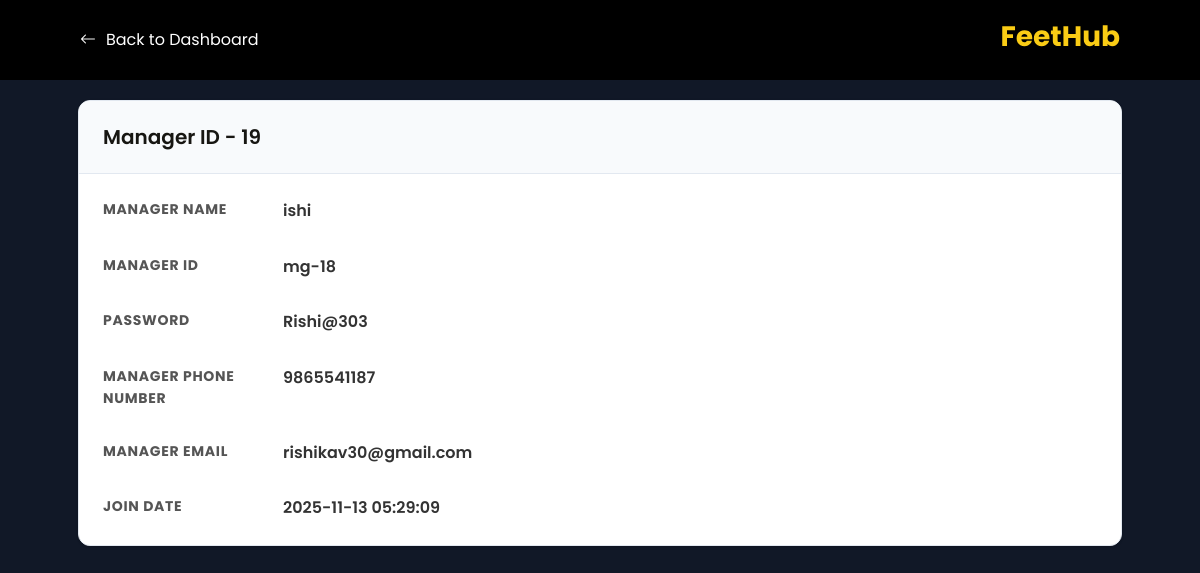
The page /admin/flows/view.php?sub_id=19 on the database its author committed.
### tables this page shows
CREATE TABLE `sub_admins` (
  `id` int(11) NOT NULL,
  `name` varchar(30) NOT NULL,
  `manager_id` varchar(50) DEFAULT NULL,
  `password` varchar(20) NOT NULL,
  `email_id` varchar(60) NOT NULL,
  `phone` varchar(15) NOT NULL,
  `status` enum('active','inactive') NOT NULL,
  `created_at` timestamp NOT NULL DEFAULT current_timestamp() ON UPDATE current_timestamp()
);

### components/sub-admin-view.php (the view, shortened to what this page needs)
<?php
if (isset($_GET['sub_id'])) {
    $user_id = $_GET['sub_id'];
    $query = "select * from sub_admins where id=$user_id";
    $res = mysqli_query($connect, $query);
    $row = mysqli_fetch_array($res);
    $managerName = $row['name'];
    $managerId = $row['manager_id'];
    $password = $row['password'];
    $managerPhone = $row['phone'];
    $managerMail = $row['email_id'];
    $lastlogin = $row['created_at'];
}
?>
<div class="card">
    <div class="card-header">
        <div class="card-title">Manager ID - <?= htmlspecialchars($user_id); ?></div>
    </div>
    <div class="card-body">
        <div class="details-grid">
            <div class="label">Manager Name</div>
            <div class="value" id="nameValue">
                <p><?= htmlspecialchars($managerName); ?></p>
            </div>
            <div class="label">Manager Id</div>
            <div class="value" id="emailValue">
                <p><?= htmlspecialchars($managerId); ?></p>
            </div>
            <div class="label">Password</div>
            <div class="value" id="phoneValue">
                <p><?= htmlspecialchars($password); ?></p>
            </div>
            <div class="label">Manager Phone Number</div>
            <div class="value" id="phoneValue">
                <p><?= htmlspecialchars($managerPhone); ?></p>
            </div>
            <div class="label">Manager Email</div>
            <div class="value" id="phoneValue">
                <p><?= htmlspecialchars($managerMail); ?></p>
            </div>
            <div class="label">Join date</div>
            <div class="value" id="phoneValue">
                <p><?= htmlspecialchars($lastlogin); ?></p>
            </div>
        </div>
    </div>
</div>

### css/register.css (style rules this page uses)
* { scrollbar-width: thin; scrollbar-color: var(--primary-yellow) #f1f1f1; }

### css/admin-dashboard.css (style rules this page uses)
* { padding: 0; margin: 0; font-family: 'Poppins', sans-serif; box-sizing: border-box; scrollbar-width: thin; scrollbar-color: var(--primary-yellow) #f1f1f1; }
:root { --primary-color: #FACC15; --secondary-color: #111827; --teritory-black: #000000; --card-grey: #6C6767; --accent-color: #ff0000; --success-color: #10b981; --warning-color: #f59e0b; --danger-color: #ef4444; --background-color: #f8fafc; --surface-color: #ffffff; --text-primary: #171612; --text-secondary: #64748b; --text-muted: #94a3b8; --border-color: #e2e8f0; --shadow-sm: 0 1px 2px 0 rgba(0, 0, 0, 0.05); --shadow: 0 1px 3px 0 rgba(0, 0, 0, 0.1), 0 1px 2px 0 rgba(0, 0, 0, 0.06); --shadow-md: 0 4px 6px -1px rgba(0, 0, 0, 0.1), 0 2px 4px -1px rgba(0, 0, 0, 0.06); --shadow-lg: 0 10px 15px -3px rgba(0, 0, 0, 0.1), 0 4px 6px -2px rgba(0, 0, 0, 0.05); --sidebar-width: 280px; --fs-12: 12px; --fs-14: 14px; --fs-16: 16px; --fs-18: 18px; --fs-20: 20px; --fs-24: 24px; --fs-26: 26px; --fs-28: 28px; --fs-32: 32px; --fs-36: 36px; --fs-40: 40px; --fs-60: 60px; --fs-64: 64px; --fs-70: 70px; --fs-96: 96px; --font-size-base: 16px; --font-size-sm: 14px; --font-size-md: 18px; --font-size-lg: 24px; --font-size-xl: 32px; --font-size-xxl: 40px; }
html { scroll-behavior: smooth; }
body { color: var(--text-primary); line-height: 1.6; background-color: var(--secondary-color); }
.card-header { padding: 24px; border-bottom: 1px solid var(--border-color); display: flex; justify-content: space-between; align-items: center; background-color: var(--background-color); }

### css/style.css (style rules this page uses)
* { padding: 0; margin: 0; font-family: 'Poppins', sans-serif; }
:root { --primary-yellow: #FACC15; --secondary-blue: #111827; --teritory-black: #000000; --card-grey: #6C6767; --fs-12: 12px; --fs-14: 14px; --fs-16: 16px; --fs-18: 18px; --fs-20: 20px; --fs-24: 24px; --fs-26: 26px; --fs-28: 28px; --fs-32: 32px; --fs-36: 36px; --fs-40: 40px; --fs-60: 60px; --fs-64: 64px; --fs-70: 70px; --fs-96: 96px; }
html { scroll-behavior: smooth; }
body { background-color: white; }
@media screen and (max-width: 1200px) and (min-width: 1024px) { :root { --fs-96: 80px; --fs-70: 60px; --fs-60: 50px; --fs-40: 36px; --fs-20: 18px; --fs-18: 16px; --fs-16: 14px; --fs-14: 12px; } }

### css/form.css (style rules this page uses)
* { padding: 0; margin: 0; font-family: 'Poppins', sans-serif; }
:root { --primary-yellow: #FACC15; --secondary-blue: #111827; --teritory-black: #000000; --card-grey: #6C6767; --fs-12: 12px; --fs-14: 14px; --fs-16: 16px; --fs-18: 18px; --fs-20: 20px; --fs-24: 24px; --fs-26: 26px; --fs-28: 28px; --fs-32: 32px; --fs-36: 36px; --fs-40: 40px; --fs-60: 60px; --fs-64: 64px; --fs-70: 70px; --fs-96: 96px; }

### css/view.css (style rules this page uses)
* { scrollbar-width: thin; scrollbar-color: var(--primary-yellow) #f1f1f1; }
body { background-color: var(--secondary-color); height: auto; }
.card { width: 90%; background: var(--surface-color); border: 1px solid var(--border-color); border-radius: 0.75rem; box-shadow: var(--shadow); overflow: hidden; }
.card-header { padding: 1.25rem 1.5rem; border-bottom: 1px solid var(--border-color); background: var(--background-color); display: flex; align-items: center; justify-content: space-between; }
.card-title { font-size: 1.25rem; font-weight: 600; }
.card-body { padding: 1.5rem; }
.details-grid { display: grid; grid-template-columns: 1fr 2fr; gap: 0.75rem 1.5rem; }
.label { color: var(--text-secondary); font-size: 0.875rem; text-transform: uppercase; letter-spacing: 0.05em; }
.value { width: 100%; color: var(--text-primary); font-weight: 600; }
.details-grid { display: grid; grid-template-columns: 150px 1fr; gap: 30px; }
.label { font-weight: bold; color: #555; }
.value, span { color: #333; }

### rows shown on the page
sub_admins: name "ishi", manager "mg-18", password "Rishi@303", phone "9865541187", email "rishikav30@gmail.com", created_at "2025-11-13 05:29:09"

### other values the page prints
$user_id "19"
